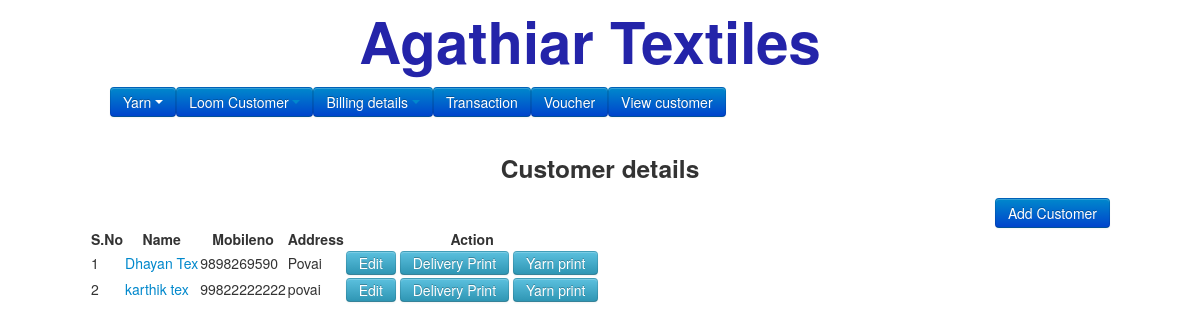
The page /users.php on the database its author committed.
### tables this page shows
CREATE TABLE `users` (
  `id` int(50) NOT NULL,
  `name` varchar(50) NOT NULL,
  `emailid` varchar(50) NOT NULL,
  `mobileno` varchar(50) NOT NULL,
  `address` varchar(150) NOT NULL,
  `date` varchar(50) NOT NULL
);

### users.php (the view, shortened to what this page needs)
<?php
include('template/header.php');
?>
<center><h3>Customer details</h3></center>
<div align="right"><a href="addusers.php"><input type="button" value="Add Customer" class="btn btn-primary"></a></div>
<?php
$select=mysql_query("SELECT * FROM `users`");
?>
<table id="example" border="0">
<thead>
<tr>
<th>S.No</th>
<th>Name</th>
<th>Mobileno</th>
<th>Address</th>
<th>Action</th>
</tr>
</thead>
<tbody>
<?php
$i=1;
while($fetch = mysql_fetch_assoc($select)) {
echo "<tr><td>{$i}</td><td><a href='paavu.php?userid=".$fetch["id"]."'>".$fetch["name"]."</td><td>".$fetch["mobileno"]."</td><td>".$fetch["address"]."</td><td>"."<button onclick=\"redirect('addusers.php?id=".$fetch["id"]."')\" class='btn btn-info cbtn'>Edit</button> <button onclick=\"redirect('printDetails.php?userid=".$fetch["id"]."')\" class='btn btn-info cbtn'>Delivery Print</button> <button onclick=\"redirect('yarnprintDetails.php?userid=".$fetch["id"]."')\" class='btn btn-info cbtn'>Yarn print</button></td></tr>";
$i++;
}
?>
</tbody>
</table>
</body>
</html>

### rows shown on the page
users: name "Dhayan Tex", mobileno "9898269590", address "Povai"
users: name "karthik tex", mobileno "99822222222", address "povai"
